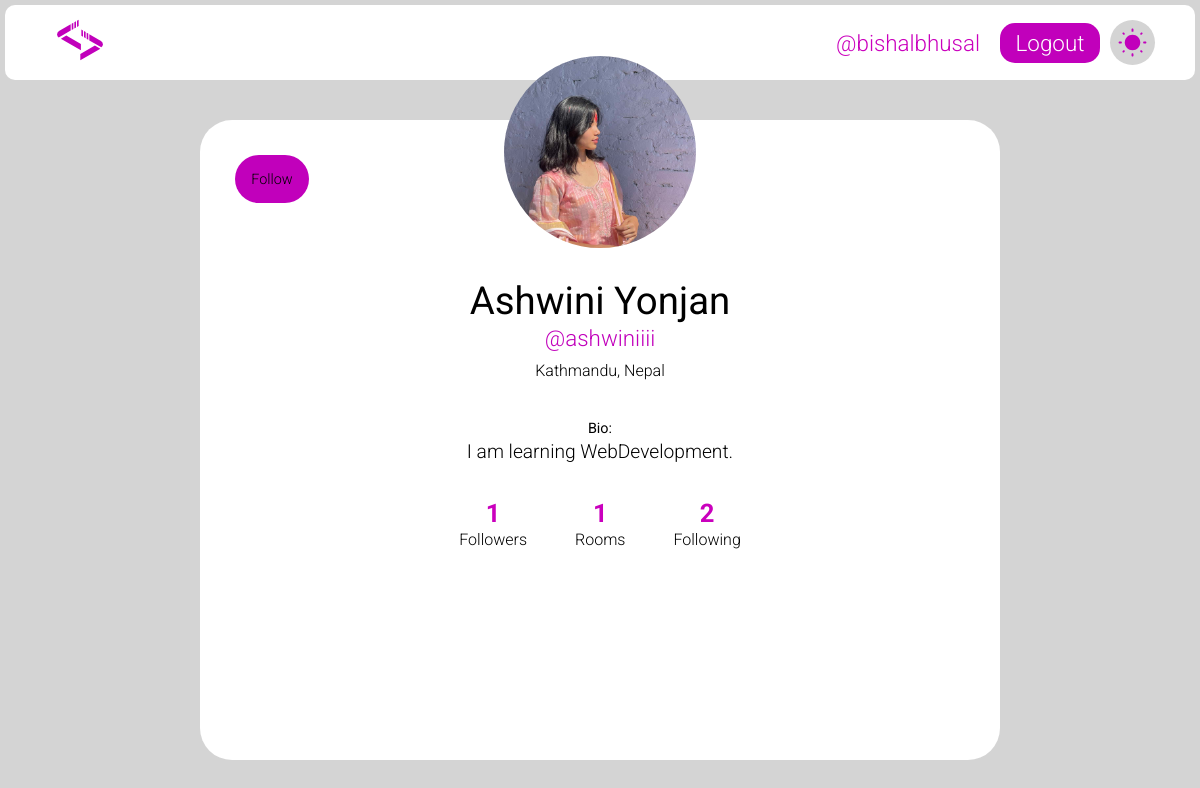
Page /profile/?profile=ashwiniiii (signed in) on the committed database.
### accounts/models.py (models this page shows, shortened)
class UserAccount(AbstractUser):
    full_name = models.CharField(max_length=100, blank=True, null=True)
    profile_pic = models.ImageField(upload_to="profile_photo/", default="default_profile_photo.jpg")
    location = models.CharField(max_length = 256, blank=True)
    age = models.IntegerField(blank=True,  null=True)
    bio = models.TextField(blank=True, null=True)
    following = models.ManyToManyField('self', blank=True, related_name="followers", symmetrical=False)

### accounts/views.py (the view, shortened to what this page needs)
# urls.py: path('', views.getprofilepage, name='profilepage'),
@login_required(login_url="loginpage")
def getprofilepage(request):
    username = request.GET.get('profile')
    try:
        user = User.objects.get(username=username)
        room_count = user.room_host.all().count()
        followers = user.followers.all()
        followers_count = followers.count()
        following_count = user.following.all().count()
        already_following = False
        if user in request.user.following.all():
            already_following = True
        data = {"user" : user,
                "room_count":room_count,
                "followers":followers_count,
                "following":following_count,
                'already_following': already_following}
        return render(request, 'accounts/profilepage.html', data)
    except User.DoesNotExist:
        return redirect('homepage')

### accounts/templates/accounts/profilepage.html (shortened to what this page needs)
{% extends 'base.html' %}
{% load static %}
{% block stylesheet %}
<link rel="stylesheet" href="{% static 'css/profilepage.css' %}" />
{% endblock %}
{% block content %}
{% include 'header.html' %}
<main class="profile-page">
  <div class="content">
    <div class="content__cover">
      <div class="content__avatar">
        <img src="/media/{{user.profile_pic}}" alt="Profile_Pic"></img>
      </div>
    </div>
    <div class="content__actions">
      {% if not request.user == user %}
      <form method="post">
        <button class="button"
        {% if not request.user.username == user.username %}
        type="submit" name="commit" value="{% if already_following %} unfollow {{user.username}}{% else %}follow {{user.username}}{% endif %}"
        {% endif %}>
          {% if already_following %}
          Unfollow
          {% else %}
          Follow
          {% endif %}
        </button></form>
        {% endif %}
    </div>
    <div class="content__title">
      <h1>{{ user.full_name }}</h1>
      <h3>@{{ user.username }}</h3>
      <span>{{ user.location}}</span>
    </div>
    <div class="content__description">
      <p style="font-weight: 400; font-size: 0.9em;">Bio:</p>
      <p>{{ user.bio }}</p>
    </div>
    <ul class="content__list">
      <li><span class="numbers">{{followers}}</span>Followers</li>
      <li><a href="/?search={{ user.username }}"><span class="numbers">{{room_count}}</span>Rooms</a></li>
      <li><span class="numbers">{{following}}</span>Following</li>
    </ul>
  </div>
</main>
{% endblock %}

### templates/header.html (shortened to what this page needs)
{% load static %}
<header>
  <nav>
    <a href="/">
      <img
        src="{% static 'equipments/ConnectCodes_LOGO.svg' %}"
        alt="LOGO"
        height="50px"/>
    </a>
    <div class="profile_box">
      {% if request.user.is_authenticated %}
        <a href="{% url 'profilepage'%}?profile={{ request.user.username }}" class="username">@{{ request.user.username }}</a>
        <a href="{% url 'logoutuser' %}" class="logout_button">Logout</a>
        {% else %}
        <a href="{% url 'loginpage' %}" class="logout_button">Login</a>
        {% endif %}
        <label for="theme_selection" class="theme_box">
          <img src="{% static 'equipments/website_icons/homepage/sun.svg' %}" alt="Sun Icon" class="sun active">
        </label>
    </div>
  </nav>
</header>

### static/css/base.css (style rules this page uses)
:root { --background-theme:#d4d4d4; --navbar-background:#d7d7d7; --searchbox-background: #e5e5e5; --searchbox-text: #d0d0d0; --theme-text:#000000; --button-background:#c100bb; --username-text:#ca00bd; --mainboxes-background: #ffffff; --box-innertext: #ffffff; }
* { margin:0px; padding:0px; box-sizing: border-box; font-family: "Roboto", sans-serif; font-weight: 300; color: var(--theme-text); }
body { height:100vh; width:100vw; max-height:100vh; max-width:100vw; padding:5px; color:var(--theme-text); background-color: var(--background-theme); }

### static/css/header.css (style rules this page uses)
header { min-height:60px; width:100vw; margin: auto; position: fixed; padding:5px; top:0px; left: 0px; z-index: 50; }
nav { height:100%; padding:0 40px; display:flex; justify-content: space-between; align-items: center; background-color: var(--mainboxes-background); border-radius: 10px; }
nav a { color:var(--theme-text); font-size: 1.4em; margin:10px; text-decoration: none; }
.username { color:var(--username-text); }
.profile_box { display: flex; align-items: center; }
.profile_box>.logout_button { display: inline-flex; justify-content: center; align-items: center; height:40px; width:100px; border-radius: 15px; background-color: var(--button-background); color:var(--box-innertext); }
.theme_box { position:relative; height:45px; width:45px; display:flex; justify-content: center; align-items: center; background-color: var(--background-theme); border-radius: 50%; }
.theme_box>img { height:70%; width:70%; position:absolute; transform:scale(0) rotateZ(0); transition: transform 0.3s ease }
.theme_box>.active { transform:scale(1) rotateZ(360deg); }

### static/css/profilepage.css (style rules this page uses)
.profile-page { display: flex; height: calc(100vh - 10px); padding-top: 5rem; }
.profile-page .content { max-width: 800px; width: 100%; padding: 2rem; margin: auto; height: 80vh; display: flex; flex-direction: column; position: relative; background: var(--mainboxes-background); border-radius: 2rem; z-index:50; }
.profile-page .content__cover { position: relative; background: linear-gradient(150deg, #1d8cf8 20%, #3358f4 100%); }
.profile-page .content__avatar { height:12rem; width: 12rem; position: absolute; bottom: 0; left: 50%; z-index: 2; transform: translate(-50%, 50%); border-radius: 50%; }
.content__avatar>img { height:100%; width:100%; border-radius: inherit; object-fit: cover; object-position: center center; }
.profile-page .content__actions { display: flex; justify-content: space-between; padding: 0.2rem; }
.profile-page .content__actions .button { display: flex; flex-flow: row nowrap; align-items: center; justify-content: center; height: 3rem; padding: 0.2rem 1rem; border-radius: 2rem; text-decoration: none; font-size: 0.9rem; background-color: var(--button-background); border:none; }
.profile-page .content__title { margin-top: 4.5rem; text-align: center; order: 1; }
.profile-page .content__title h1 { margin-bottom: 0.1rem; font-size: 2.4rem; font-weight: 400; }
.profile-page .content__title h3 { margin-bottom: 10px; font-size: 1.4rem; color: var(--button-background); }
.profile-page .content__title span { font-size: 1rem; }
.profile-page .content__description { margin-top: 2.5rem; text-align: center; order: 2; }
.profile-page .content__description p { margin-bottom: 0.2rem; font-size: 1.2rem; }
.profile-page .content__list { display: flex; justify-content: center; margin-top: 2rem; list-style-type: none; order: 3; }
.profile-page .content__list li { padding: 0 1.5rem; text-align: center; font-size: 1rem; }
.profile-page .content__list li a { text-decoration: none; }
.profile-page .content__list li span { display: block; margin-bottom: 0.1rem; font-weight: bold; font-size: 1.6rem; }
.profile-page .content__list li .numbers { color: var(--username-text); }

### rows in the picture
UserAccount: user.username "bishalbhusal"
UserAccount: profile_pic (picture), full_name "Ashwini Yonjan", username "ashwiniiii", location "Kathmandu, Nepal", bio "I am learning WebDevelopment."

### other values in the picture
{{ followers }} "1"
{{ room_count }} "1"
{{ following }} "2"
